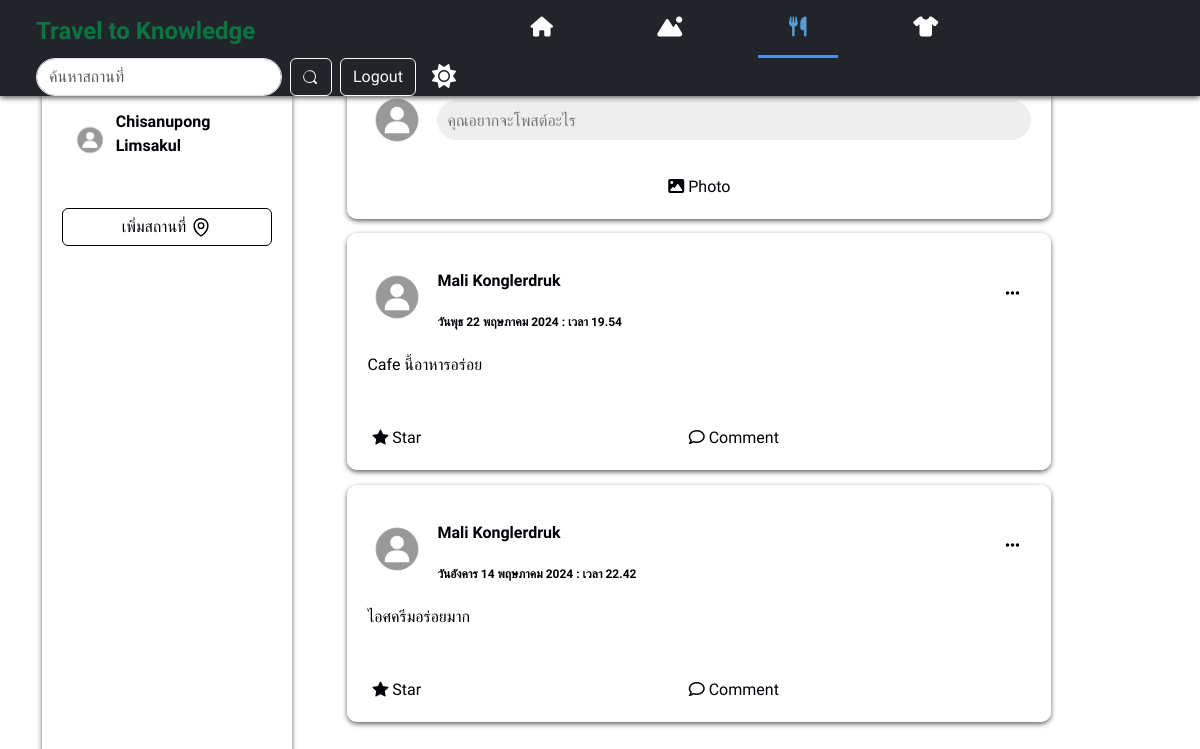
Before: /foodpage.php (signed in) with the older database file.
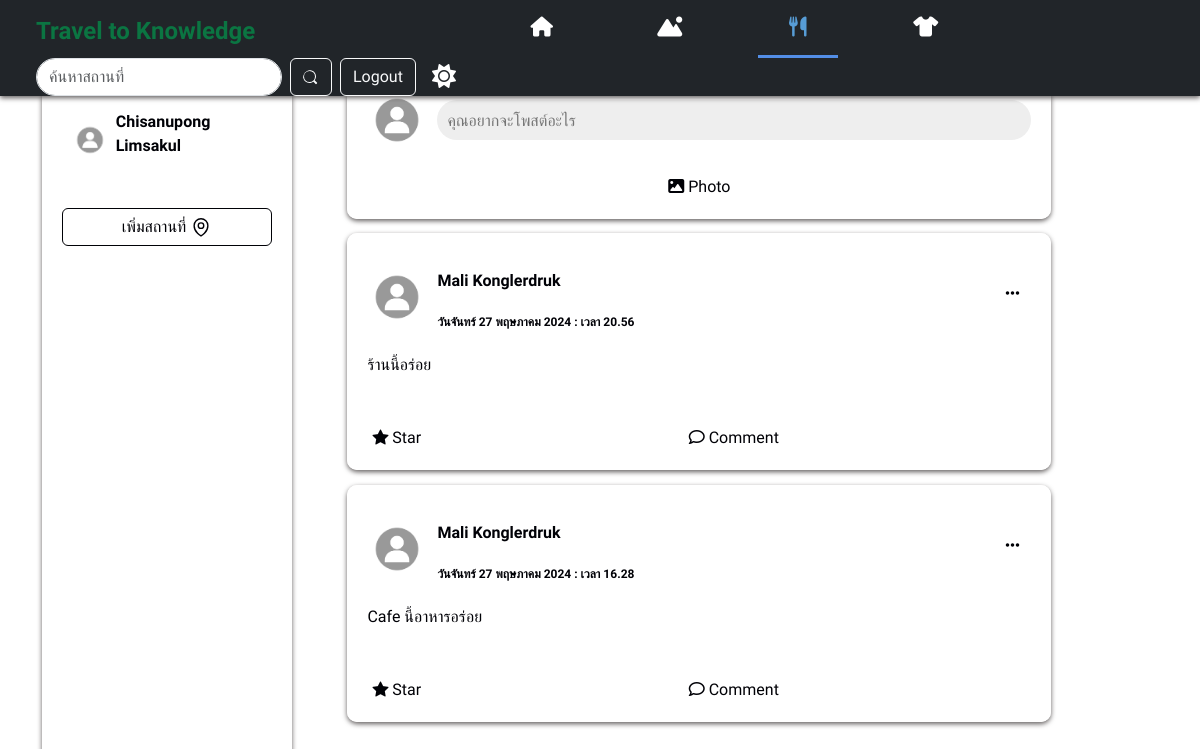
After: the same page with the newer database file.
### tables this page shows
CREATE TABLE `users` (
  `id` int(10) NOT NULL,
  `userid` bigint(19) NOT NULL,
  `url_address` varchar(100) NOT NULL,
  `email` varchar(255) NOT NULL,
  `password` varchar(255) NOT NULL,
  `first_name` varchar(255) NOT NULL,
  `last_name` varchar(255) NOT NULL,
  `urole` varchar(255) NOT NULL,
  `profile_image` varchar(1000) NOT NULL,
  `cover_image` varchar(1000) NOT NULL,
  `created_at` timestamp NOT NULL DEFAULT current_timestamp() ON UPDATE current_timestamp()
);

CREATE TABLE `posts` (
  `id` bigint(19) NOT NULL,
  `postid` bigint(19) NOT NULL,
  `user_id` bigint(19) NOT NULL,
  `post` text NOT NULL,
  `image` varchar(500) NOT NULL,
  `comments` int(11) NOT NULL,
  `category` varchar(255) DEFAULT NULL,
  `location_name` varchar(255) DEFAULT NULL,
  `likes` int(11) NOT NULL,
  `has_image` tinyint(1) NOT NULL,
  `date` timestamp NOT NULL DEFAULT current_timestamp() ON UPDATE current_timestamp(),
  `is_profile_image` tinyint(1) NOT NULL,
  `is_cover_image` tinyint(1) NOT NULL,
  `status` varchar(255) NOT NULL,
  `countreport` int(255) NOT NULL
);

### post.php (called while the page is built, shortened)
<?php
require_once 'config/db.php';
require_once 'user.php';
class Post
{
    public function getAllPosts()
{
    global $conn;
    $query = $conn->prepare("SELECT * FROM posts ORDER BY date DESC");
    $query->execute();
    $result = $query->fetchAll(PDO::FETCH_ASSOC);
    return $result;
}
}

### user.php (called while the page is built, shortened)
<?php
require_once 'config/db.php';
class User
{
public function getUsers($id)
{
    global $conn;
    $query = $conn->prepare("SELECT * FROM users WHERE userid = :id LIMIT 1");
    $query->bindParam(":id", $id, PDO::PARAM_INT);
    $query->execute();
    $result = $query->fetch(PDO::FETCH_ASSOC);
    if ($result) {
        return $result;
    } else {
        return false;
    }
}
}
?>

### function.php (the view, shortened to what this page needs)
<div class="post">
  <?php
  $image = "images/istockphoto-1337144146-612x612.jpg";
  ?>
  <div class="post-top">
    <div class="mt-2 dp">
      <img class="img-fluid col-sm-12 col-md col-lg col-xl" src="<?php echo $image ?>" type="images" alt="">
    </div>
    <div class="post-info">
      <p class="name font-weight-bolder mt-3">
        <a href="./Profilepage.php" class="nav-link">
          <?php echo $ROW_USER['first_name'] . " " . $ROW_USER['last_name'] ?>
        </a>
      </p>
      <span class="time">
        <?php
        $timestamp = strtotime($ROW['date']);
        $dayOfWeekEnglish = strftime('%A', $timestamp);
        $monthOfYearEnglish = strftime('%B', $timestamp);
        $dayOfWeekThaiMap = [
          'Sunday' => 'วันอาทิตย์',
          'Monday' => 'วันจันทร์',
          'Tuesday' => 'วันอังคาร',
          'Wednesday' => 'วันพุธ',
          'Thursday' => 'วันพฤหัสบดี',
          'Friday' => 'วันศุกร์',
          'Saturday' => 'วันเสาร์'
        ];
        $monthOfYearThaiMap = [
          'January' => 'มกราคม',
          'February' => 'กุมภาพันธ์',
          'March' => 'มีนาคม',
          'April' => 'เมษายน',
          'May' => 'พฤษภาคม',
          'June' => 'มิถุนายน',
          'July' => 'กรกฎาคม',
          'August' => 'สิงหาคม',
          'September' => 'กันยายน',
          'October' => 'ตุลาคม',
          'November' => 'พฤศจิกายน',
          'December' => 'ธันวาคม'
        ];
        $dayOfWeekThai = $dayOfWeekThaiMap[$dayOfWeekEnglish] ?? $dayOfWeekEnglish;
        $monthOfYearThai = $monthOfYearThaiMap[$monthOfYearEnglish] ?? $monthOfYearEnglish;
        $formattedDate = $dayOfWeekThai . strftime(' %e ', $timestamp) . $monthOfYearThai . strftime(' %Y : เวลา %H.%M', $timestamp);
        echo $formattedDate;
        ?>
      </span>
    </div>
    <div class="posts" data-postid="<?php echo $ROW['postid']; ?>">
      <i class="fa-solid fa-ellipsis" id="toggle-dropdown"></i>
    </div>
  </div>
  <div class="post-content">
    <?php echo $ROW['post'] ?>
    <br><br>
  </div>
  <div class="post-bottom">
    <div class="action">
      <i class="bi bi-star-fill"></i>
      <span>Star</span>
    </div>
    <div class="action">
      <i class="far fa-comment"></i>
      <span>Comment</span>
    </div>
  </div>
</div>

### header.php (shortened to what this page needs)
<!DOCTYPE html>
<html lang="en">
<head>
    <link rel="stylesheet" href="./style/main.css">
    <link rel="stylesheet" href="./style/post.css">
    <link rel="stylesheet" href="./style/changeprofile.css">
    <link rel="stylesheet" href="https://cdnjs.cloudflare.com/ajax/libs/limonte-sweetalert2/11.0.18/sweetalert2.min.css">
    <link rel="stylesheet" href="https://cdn.jsdelivr.net/npm/bootstrap@5.3.2/dist/css/bootstrap.min.css">
    <link rel="stylesheet" href="https://cdn.jsdelivr.net/npm/bootstrap-icons@1.11.1/font/bootstrap-icons.css">
    <link rel="stylesheet" href="https://cdnjs.cloudflare.com/ajax/libs/font-awesome/6.5.1/css/all.min.css" />
</head>

### foodpage.php (shortened to what this page needs)
<?php
require_once 'autoload.php';
include "header.php";
?>
<body class="backgrounds">
    <header class="pt-1 px-4 w-100 navbar-expand-xl bg-dark shadows fixed-top">
        <?php
        if (isset($_SESSION['user_login'])) {
            $user_session_id = $_SESSION['user_login'];
            $stmt = $conn->prepare("SELECT * FROM users WHERE id = :user_session_id");
            $stmt->bindParam(':user_session_id', $user_session_id);
            $stmt->execute();
            $row = $stmt->fetch(PDO::FETCH_ASSOC);
        } else {
            $_SESSION['error'] = 'กรุณาเข้าสู่ระบบ!!';
            header('location: login.php');
            exit();
        }
        $post = new Post();
        $posts = $post->getAllPosts();
        ?>
        <div
            class="container-fluid d-flex flex-wrap align-items-center justify-content-center justify-content-sm-start justify-content-start ">
            <div class="logo text-left col-12 col-lg-auto"><a href="./main.php" class="nav-link">Travel to Knowledge</a>
            </div>
            <ul class="nav col-12 col-lg-auto me-lg-auto mb-2 justify-content-center mb-md-0 navbars">
                <li><a href="./main.php"
                        class="nav-link px-2 <?php echo basename($_SERVER['PHP_SELF']) == 'main.php' ? 'active' : ''; ?>"><i
                            class="fa fa-home"></i></a></li>
                <li><a href="./travel.php"
                        class="nav-link px-2 <?php echo basename($_SERVER['PHP_SELF']) == 'travel.php' ? 'active' : ''; ?>"><i
                            class="fa-solid fa-mountain-sun"></i></a></li>
                <li><a href="./foodpage.php"
                        class="nav-link px-2 <?php echo basename($_SERVER['PHP_SELF']) == 'foodpage.php' ? 'active' : ''; ?>"><i
                            class="fa-solid fa-utensils"></i></a></li>
                <li><a href="./clothing.php"
                        class="nav-link px-2 <?php echo basename($_SERVER['PHP_SELF']) == 'shirt.php' ? 'active' : ''; ?>"><i
                            class="fa-solid fa-shirt"></i></a></li>
            </ul>
            <div class="collapse navbar-collapse w-auto " id="navbarSupportedContent">
                <form class="d-flex mt-3 mt-lg-0 ms-auto" role="search" action="search.php" method="POST">
                    <input class="form-control me-2 rounded-pill" type="search" placeholder="ค้นหาสถานที่"
                        aria-label="Search" name="search" id="search" autocomplete="off" required>
                    <button class="btn btn-outline-light me-2" type="submit" name="submit"></button>
                </form>
                <div class="text-center">
                    <button type="button" class="btn btn-outline-light"><a class="nav-link" href="./logout.php"
                            id="logout">Logout</a></button>
                </div>
                <div class="icon text-white me-2 px-3"><i class="fa-solid fa-sun" id="theme"></i></div>
            </div>
        </div>
    </header>
    <div class="container ">
        <div class="left-panel">
            <ul>
                <li>
                    <div class="dp">
                        <?php
                        $corner_image = "images/istockphoto-1337144146-612x612.jpg";
                        ?>
                        <img src="<?php echo $corner_image ?>" id="profile_pic">
                    </div>
                    <a href="./Profilepage.php" class="nav-link ms-2">
                        <p style="font-weight:700;"><?php echo $row['first_name'] . " " . $row['last_name'] ?></p>
                    </a>
                </li>
                <div class="mt-3">
                    <button class="btn location btn-outline-light w-100 mt-2" data-bs-target="#AddlocationModal"
                        data-bs-toggle="modal" data-bs-dismiss="modal">
                        <div class="icons h-25 w-100 d-flex align-items-center justify-content-center">
                            <div class="text-center" style="font-size:16px;">เพิ่มสถานที่</div>
                        </div>
                    </button>
                </div>
            </ul>
        </div>
        <div class="container-post">
            <div class="post create" style="margin-top:70px;">
                <div class="post-top">
                    <div class="dp">
                        <img src="<?php echo $corner_image ?>" type="images" alt="">
                    </div>
                    <input type="text" placeholder="คุณอยากจะโพสต์อะไร" data-bs-toggle="modal"
                        data-bs-target="#postModal" readonly style="cursor: pointer;" />
                </div>
            </div>
            <div class="post-bottom">
                <div class="action mx-auto">
                    <i class="fa fa-image"></i>
                    <span>Photo</span>
                </div>
            </div>
        </div>
        <?php
           if ($posts) {
            $stmt = $conn->prepare("SELECT * FROM posts WHERE category = :category ORDER BY date DESC");
           $stmt->bindParam(':category', $category);
           $stmt->execute();
           $posts = $stmt->fetchAll(PDO::FETCH_ASSOC);
            foreach ($posts as $ROW) {
                if(!empty($ROW['location_name']))
                {
                    $user = new User();
                $ROW_USER = $user->getUsers($ROW['user_id']);
                include 'function.php';
                }elseif($ROW['status'] === 'approved')
                {
                    $user = new User();
                $ROW_USER = $user->getUsers($ROW['user_id']);
                include 'function.php';
                };
            }
        }
            ?>
    </div>
</body>
</html>

### style/main.css (style rules this page uses)
* { margin: 0; padding: 0; box-sizing: border-box; font-family: "Prompt", sans-serif; }
.backgrounds { background-color: var(--primary-color); }
ul li { padding-left: 3rem; }
.icon { font-size: 1.5rem; cursor: pointer; }
.shadows { box-shadow: 0px 2px 5px rgb(100, 96, 96); }
:root { --primary-color: #fff; --secondary-color: #000106; }
.light-theme { --primary-color: #eee; --secondary-color: #000106; --three-color: #fffffff8; --four-color: #817f7f; }
.navbars li a { width: 5rem; text-align: center; font-size: 1.25rem; color: white; height: 3.4rem; }
.navbars li a.active { color: rgb(87, 157, 214); position: relative; }
.navbars li a.active::after { content: ""; width: 100%; height: 3px; position: absolute; bottom: 0; left: 0; background: rgb(83, 142, 230); }
.logo { font-family: "Kavoon", cursive; font-size: 1.5rem; color: #0b7542; align-items: center; text-align: center; text-decoration: solid; font-weight: bold; margin-right: auto; }
.container { display: grid; grid-template-columns: 1fr 3fr; gap: 1rem; }
.container .left-panel { position: sticky; top: 70px; width: 250px; height: calc(100vh - 70px); }
.left-panel { color: var(--secondary-color); position: fixed; top: 70px; width: 250px; height: calc(100vh - 70px); background-color: var(--three-color); padding: 20px; box-shadow: 0px 2px 5px rgb(100, 96, 96); border-radius: 10px; margin-top: 4.375rem; }
.dp { width: 40px; height: 40px; border-radius: 50%; overflow: hidden; }
.dp > img { width: 100%; cursor: pointer; }
.left-panel ul { padding: 10px 0px; list-style: none; }
.left-panel ul li { display: flex; align-items: center; transition: 0.3s; border-radius: 5px; cursor: pointer; padding: 10px; }
#navbarSupportedContent { flex-grow: 0; }
.bi { cursor: pointer; border-radius: 8px; transition: background-color 0.3s; }
button { font-size: 16px; }
button .icon { width: 22px; height: 22px; }
.btn.location { color: var(--secondary-color); border: 1px solid var(--secondary-color); }
button .icons { gap: 4px; }
.fa-image::before { width: 30px; height: 30px; }

### style/post.css (style rules this page uses)
:root { --primary-color: #fff; --secondary-color: #000106; }
.light-theme { --primary-color: #ffffff; --secondary-color: #000106; --three-color: #fffffff8; --four-color: #817f7f; --five-color:#352F44; }
.post { width: 44rem; background:var(--three-color); border-radius:10px; padding:10px; margin:0.9rem; box-shadow: 0px 2px 5px rgb(100, 96, 96); }
.post .post-top { display:flex; align-items: center; padding:10px; }
.post .post-top .posts { margin-left: auto; padding:0 12px ; position: relative; width: 100%; max-width: 200px; }
.post .post-top .posts .fa-ellipsis { display: flex; justify-content: end; }
.post .post-top .dp { width:60px; height:60px; border-radius: 50%; overflow:hidden; }
.post .post-top .dp > img { width:100%; cursor:pointer; }
.post .post-top .post-info { margin-left:10px; font-weight: bold; }
.post .post-top .post-info .name { cursor:pointer; font-size:16px; }
.post .post-top .post-info .time { font-size:12px; cursor:pointer; }
.post .post-top i { cursor: pointer; color: var(--secondary-color); }
.post .post-top > input { height:40px; padding:5px 10px; border-radius:25px; outline:none; border:none; flex:1; background:#eee; margin-left:10px; }
.post .post-content { font-size:16px; font-weight:normal; padding:10px; }
.post .post-bottom { box-shadow: 1px solid #ddd; display:flex; justify-content: space-between; padding:5px 5px 0px 5px; color: var(--secondary-color); }
.post .post-bottom .action { padding:10px; border-radius:10px; transition: .3s ease-in; cursor: pointer; }
.post.create .post-bottom > .action { color:var(--secondary-color); }
.post-info { color: var(--secondary-color); }
.post-content { color: var(--secondary-color); }

### style/changeprofile.css (style rules this page uses)
* { margin: 0; padding: 0; box-sizing: border-box; }
.bi { cursor: pointer; border-radius: 8px; transition: background-color 0.3s; }

### function.php (style rules this page uses)
* { margin: 0; padding: 0; box-sizing: border-box; font-family: "Prompt", sans-serif; }

Changed rows visible on the page:
removed posts: users.first_name "Mali", users.last_name "Konglerdruk", date "วันอังคาร 14 พฤษภาคม 2024 : เวลา 22.42", post "ไอศครีมอร่อยมาก"
added posts: users.first_name "Mali", users.last_name "Konglerdruk", date "วันจันทร์ 27 พฤษภาคม 2024 : เวลา 20.56", post "ร้านนี้อร่อย"
changed posts "Cafe นี้อาหารอร่อย": date "วันพุธ 22 พฤษภาคม 2024 : เวลา 19.54" → "วันจันทร์ 27 พฤษภาคม 2024 : เวลา 16.28"
